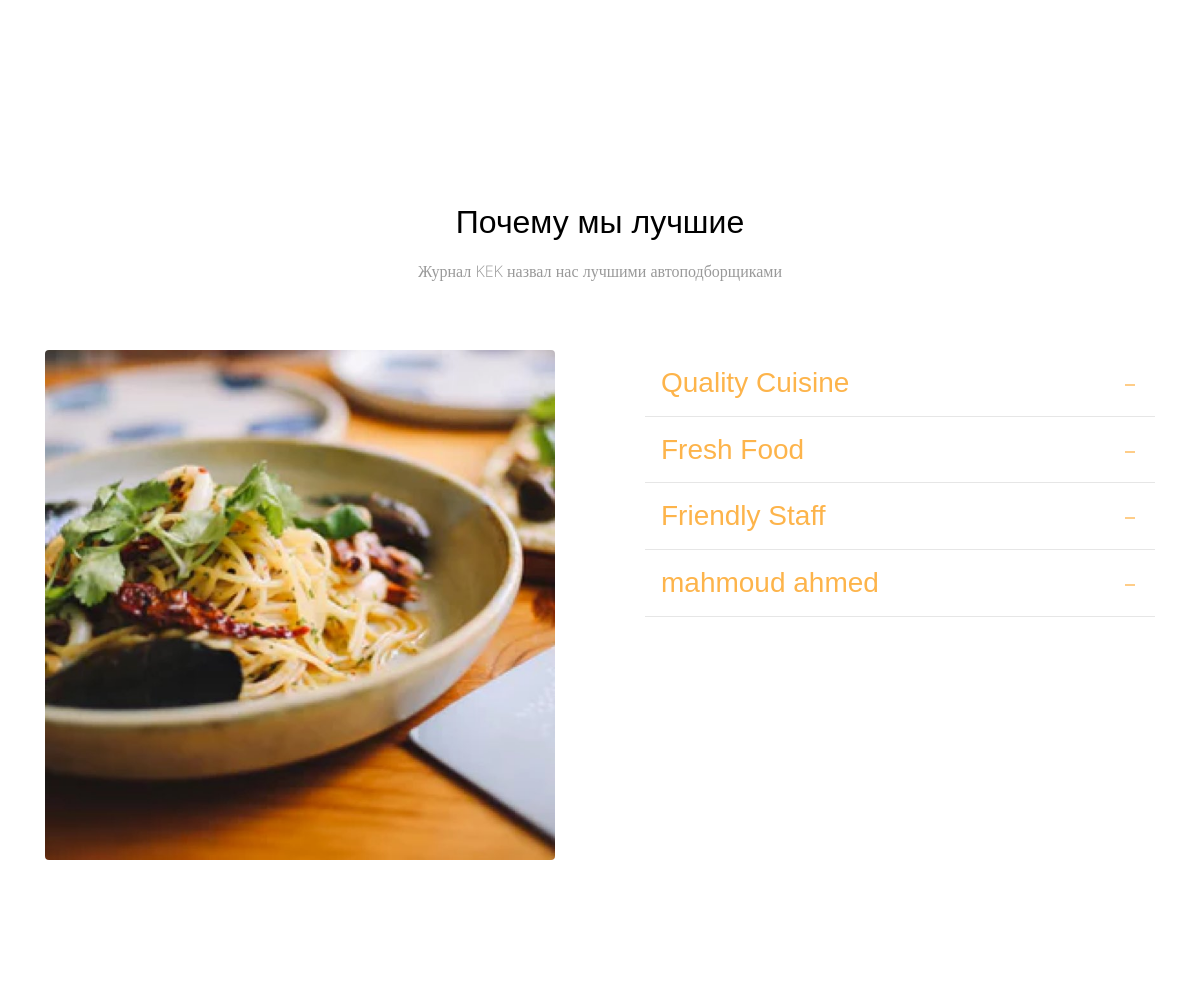
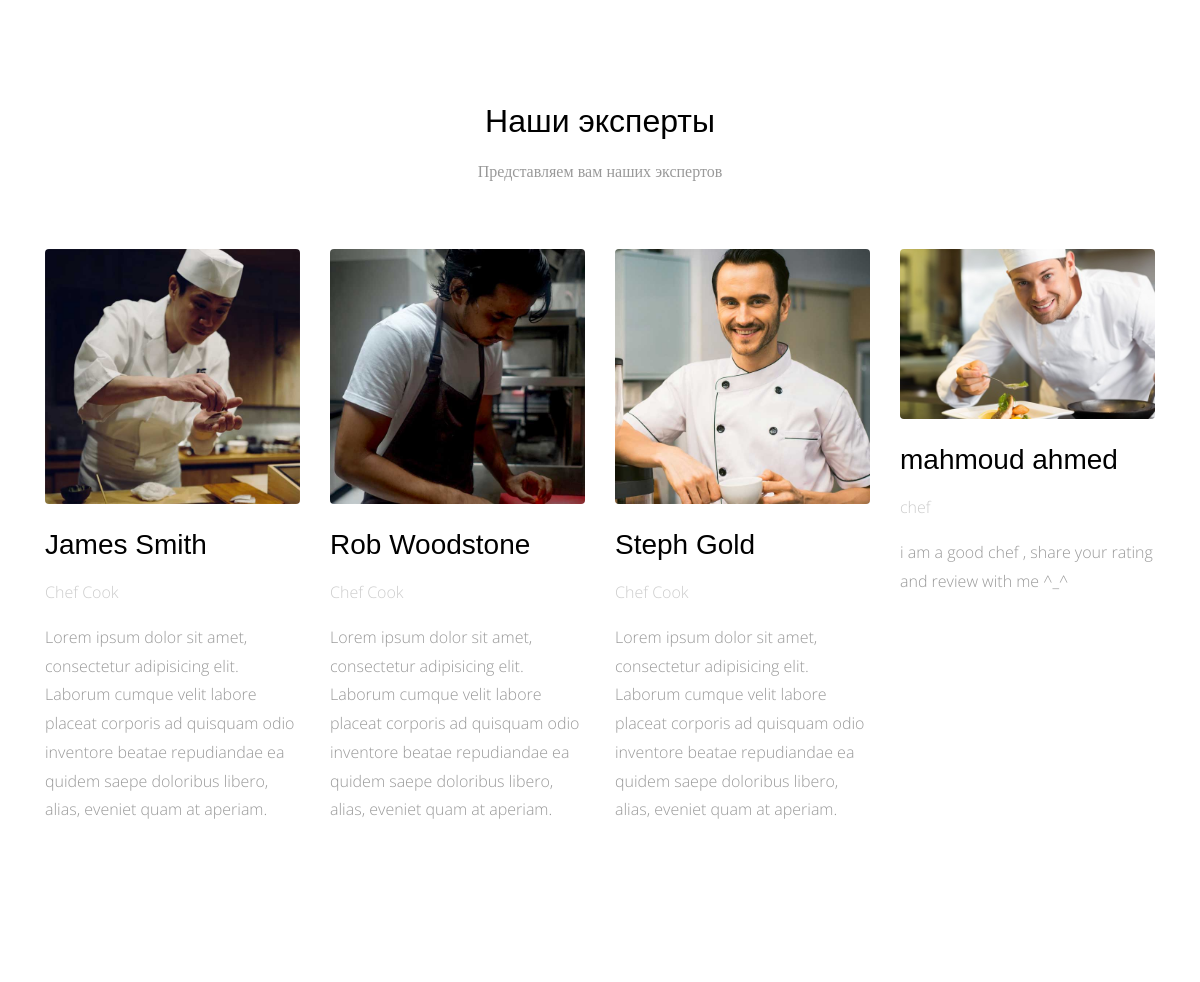
The page /about-us/ (middle part) on the database as committed earlier (2 pictures, top to bottom).
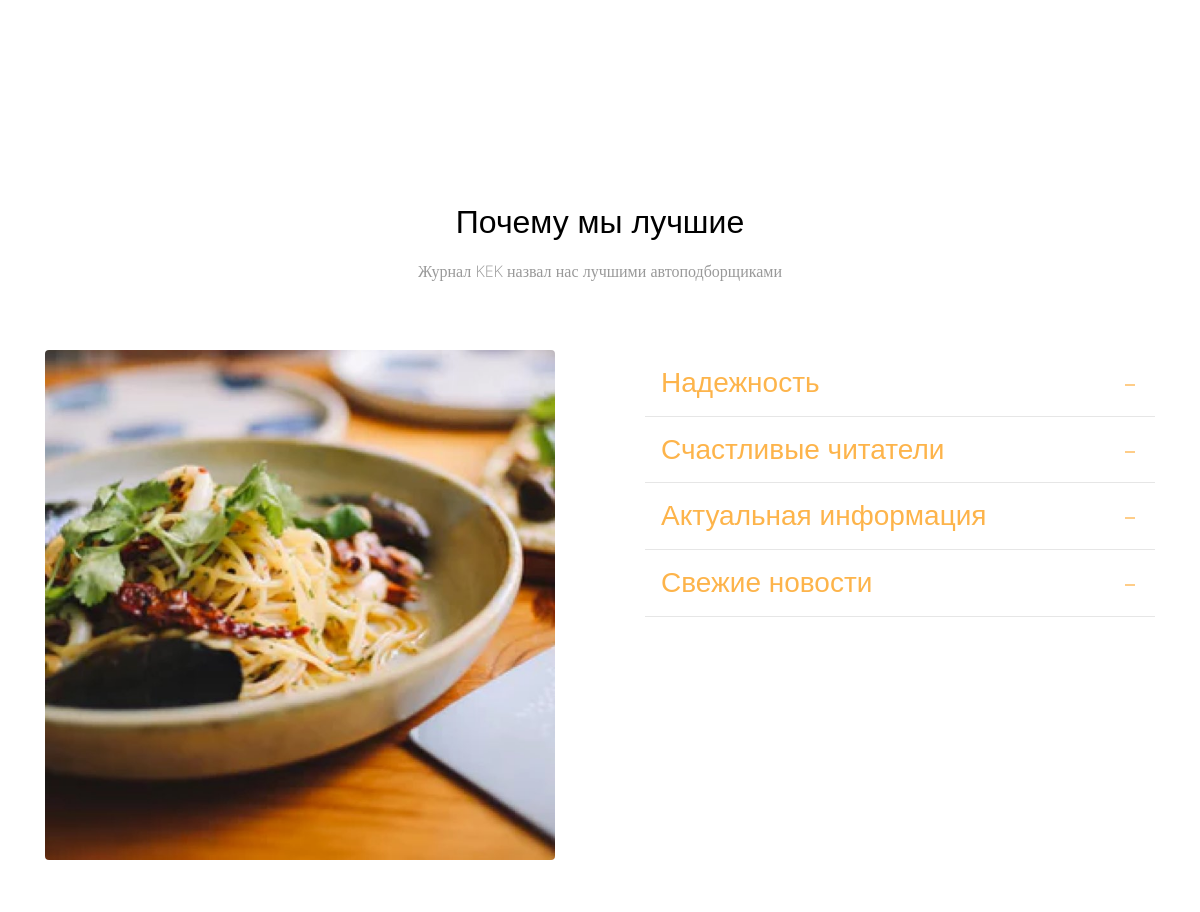
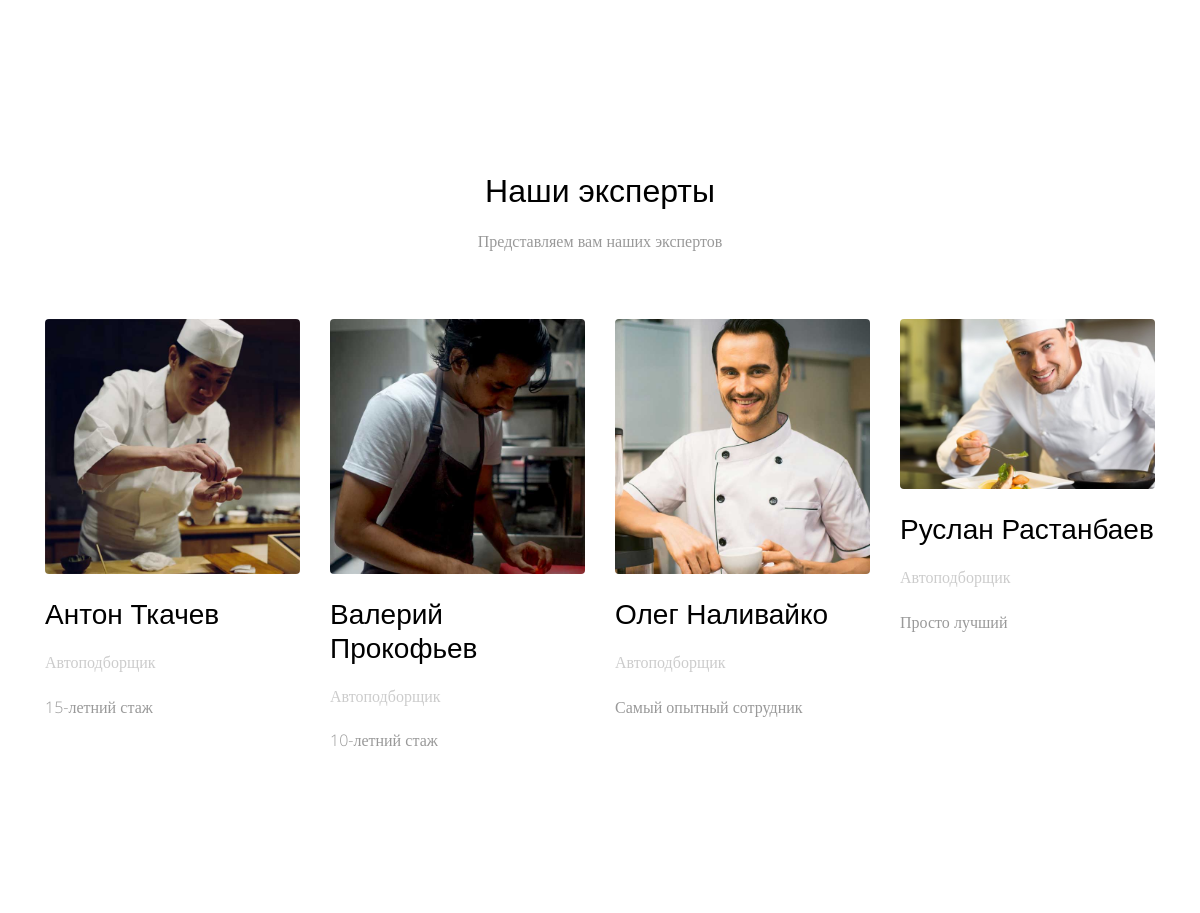
The same page on the database as committed later (2 pictures, top to bottom).
### aboutus/models.py (models this page shows, shortened)
class Why_Choose_Us(models.Model):
    title = models.CharField(max_length=50)
    content = models.TextField()
    class Meta:
        verbose_name = 'why choose us '
        verbose_name_plural = 'why choose us '

class Chef(models.Model):
    name = models.CharField(max_length=50)
    title = models.CharField(max_length=50)
    bio = models.TextField()
    image = models.ImageField(upload_to='chef/')
    class Meta:
        verbose_name = 'chef'
        verbose_name_plural = 'chef'

### aboutus/views.py (the view)
# urls.py: path('',views.aboutus_list , name='aboutus_list' ),
def aboutus_list(request):
    about = AboutUs.objects.last()
    why_choose_us = Why_Choose_Us.objects.all()
    chef = Chef.objects.all()
    context = {
        'about' : about ,
        'why_choose_us' : why_choose_us ,
        'chef' : chef
    }
    return render(request , 'aboutus/about.html' , context)

### aboutus/templates/aboutus/about.html (shortened to what this page needs)
{% extends 'base.html' %}
{% load static %}
{% block body %}
      <div class="main-wrap">
        <div class="section">
        </div>
        <div class="section">
          <div class="container">
            <div class="row justify-content-center mb-5" data-aos="fade-up">
              <div class="col-md-8  text-center">
                <h2 class="mb-3">Почему мы лучшие</h2>
                <p class="lead">Журнал KEK назвал нас лучшими автоподборщиками</p>
              </div>
            </div>
            <div class="row large-gutters">
              <div class="col-md-6"  data-aos="fade-up" data-aos-delay="200">
                <img src="{% static 'site_static/img/img_2.jpg' %}" alt="Image placeholder" class="img-fluid rounded">
              </div>
              <div class="col-md-6" data-aos="fade-up" data-aos-delay="300">
                <div class="accordion" id="accordion">
                  {% for info in why_choose_us %}
                    <div class="accordion-item">
                      <h3 class="mb-0">
                        <a class="btn-block p-3" data-toggle="collapse" href="#collapse{{info.id}}" role="button" aria-expanded="true" aria-controls="collapseOne">{{info.title}} </a>
                      </h3>
                    </div>
                  {% endfor %}
                </div>
              </div>
            </div>
          </div>
        </div>
        <div class="section">
          <div class="container">
            <div class="row justify-content-center mb-5" data-aos="fade-up">
              <div class="col-md-8  text-center">
                <h2 class="mb-3">Наши эксперты</h2>
                <p class="lead">Представляем вам наших экспертов</p>
              </div>
            </div>
            <div class="row">
              {% for one in chef %}
                <div class="col-md-3" data-aos="fade-up" data-aos-delay="100">
                  <img src="{{one.image.url}}" alt="Image placeholder" class="img-fluid mb-4 rounded">
                  <h3 class="mb-3">{{one.name}}</h3>
                  <p class="post-meta text-muted">{{one.title}}</p>
                  <p class="mb-5">{{one.bio}}</p>
                </div>
              {% endfor %}
            </div>
          </div>
        </div>
      </div>
      {% endblock body %}

Rows that differ between the two databases and show on the page:
removed Why_Choose_Us: title "Quality Cuisine"
removed Why_Choose_Us: title "Fresh Food"
removed Why_Choose_Us: title "Friendly Staff"
removed Why_Choose_Us: title "mahmoud ahmed"
added Why_Choose_Us: title "Надежность"
added Why_Choose_Us: title "Счастливые читатели"
added Why_Choose_Us: title "Актуальная информация"
added Why_Choose_Us: title "Свежие новости"
changed Chef: name "James Smith" → "Антон Ткачев"; title "Chef Cook" → "Автоподборщик"; bio "Lorem ipsum dolor sit amet, consectetur adipisicing elit. Laborum cumque velit labore placeat corporis ad quisquam odio inventore beatae repudiandae ea quidem saepe doloribus libero, alias, eveniet quam at aperiam." → "15-летний стаж"
changed Chef: name "Rob Woodstone" → "Валерий Прокофьев"; title "Chef Cook" → "Автоподборщик"; bio "Lorem ipsum dolor sit amet, consectetur adipisicing elit. Laborum cumque velit labore placeat corporis ad quisquam odio inventore beatae repudiandae ea quidem saepe doloribus libero, alias, eveniet quam at aperiam." → "10-летний стаж"
changed Chef: name "Steph Gold" → "Олег Наливайко"; title "Chef Cook" → "Автоподборщик"; bio "Lorem ipsum dolor sit amet, consectetur adipisicing elit. Laborum cumque velit labore placeat corporis ad quisquam odio inventore beatae repudiandae ea quidem saepe doloribus libero, alias, eveniet quam at aperiam." → "Самый опытный сотрудник"
changed Chef: name "mahmoud ahmed" → "Руслан Растанбаев"; title "chef" → "Автоподборщик"; bio "i am a good chef , share your rating and review with me ^_^" → "Просто лучший"
